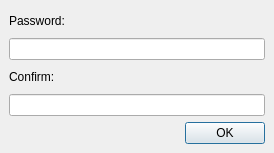
<ui version="4.0" >
 <class>VNC_Password_Window</class>
 <widget class="QDialog" name="VNC_Password_Window" >
  <property name="geometry" >
   <rect>
    <x>0</x>
    <y>0</y>
    <width>274</width>
    <height>153</height>
   </rect>
  </property>
  <property name="windowTitle" >
   <string>VNC Password</string>
  </property>
  <layout class="QGridLayout" >
   <property name="margin" >
    <number>9</number>
   </property>
   <property name="spacing" >
    <number>6</number>
   </property>
   <item row="0" column="0" colspan="2" >
    <widget class="QLabel" name="label" >
     <property name="text" >
      <string>Password:</string>
     </property>
    </widget>
   </item>
   <item row="1" column="0" colspan="2" >
    <widget class="QLineEdit" name="Edit_Password" >
     <property name="maxLength" >
      <number>8</number>
     </property>
     <property name="echoMode" >
      <enum>QLineEdit::Password</enum>
     </property>
    </widget>
   </item>
   <item row="3" column="0" colspan="2" >
    <widget class="QLineEdit" name="Edit_Confirm_Password" >
     <property name="maxLength" >
      <number>8</number>
     </property>
     <property name="echoMode" >
      <enum>QLineEdit::Password</enum>
     </property>
    </widget>
   </item>
   <item row="2" column="0" colspan="2" >
    <widget class="QLabel" name="label_2" >
     <property name="text" >
      <string>Confirm:</string>
     </property>
    </widget>
   </item>
   <item row="4" column="1" >
    <widget class="QPushButton" name="Button_OK" >
     <property name="text" >
      <string>OK</string>
     </property>
    </widget>
   </item>
   <item row="4" column="0" >
    <spacer>
     <property name="orientation" >
      <enum>Qt::Horizontal</enum>
     </property>
     <property name="sizeHint" >
      <size>
       <width>40</width>
       <height>20</height>
      </size>
     </property>
    </spacer>
   </item>
  </layout>
 </widget>
 <resources/>
 <connections/>
</ui>
